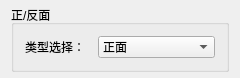
<?xml version="1.0" encoding="UTF-8"?>
<ui version="4.0">
 <class>IsFrontDlg</class>
 <widget class="QDialog" name="IsFrontDlg">
  <property name="geometry">
   <rect>
    <x>0</x>
    <y>0</y>
    <width>240</width>
    <height>65</height>
   </rect>
  </property>
  <property name="sizePolicy">
   <sizepolicy hsizetype="Preferred" vsizetype="Fixed">
    <horstretch>0</horstretch>
    <verstretch>0</verstretch>
   </sizepolicy>
  </property>
  <property name="windowTitle">
   <string>正/反面</string>
  </property>
  <layout class="QGridLayout" name="gridLayout_3">
   <property name="topMargin">
    <number>5</number>
   </property>
   <property name="bottomMargin">
    <number>6</number>
   </property>
   <item row="0" column="0">
    <widget class="QGroupBox" name="groupBox">
     <property name="title">
      <string>正/反面</string>
     </property>
     <layout class="QGridLayout" name="gridLayout">
      <item row="0" column="0">
       <layout class="QFormLayout" name="formLayout">
        <item row="0" column="0">
         <widget class="QLabel" name="label">
          <property name="text">
           <string>类型选择：  </string>
          </property>
         </widget>
        </item>
        <item row="0" column="1">
         <widget class="QComboBox" name="typeCbx">
          <item>
           <property name="text">
            <string>正面</string>
           </property>
          </item>
          <item>
           <property name="text">
            <string>反面</string>
           </property>
          </item>
         </widget>
        </item>
       </layout>
      </item>
     </layout>
    </widget>
   </item>
  </layout>
 </widget>
 <layoutdefault spacing="6" margin="11"/>
 <resources/>
 <connections/>
</ui>
